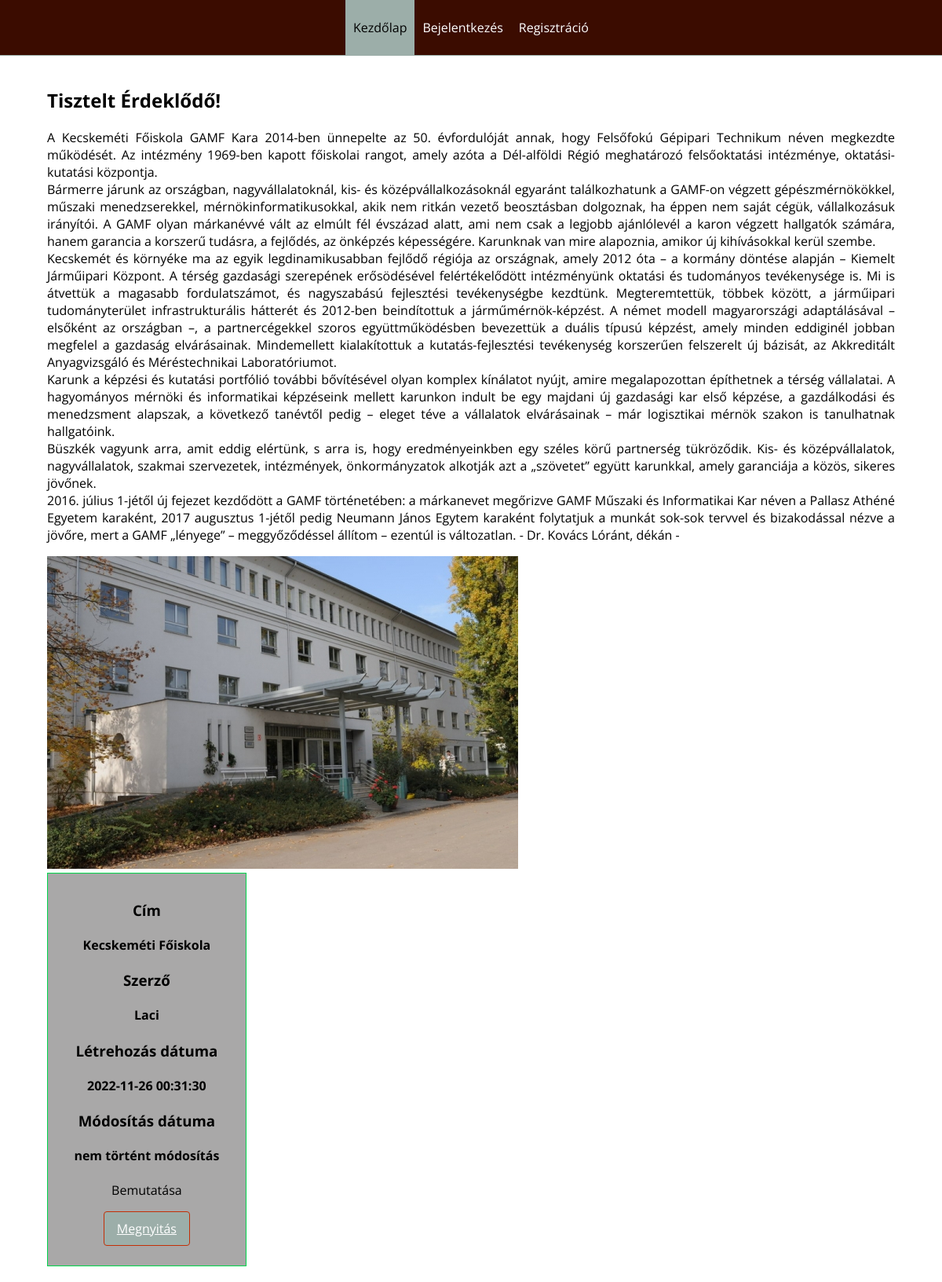
The page / on the database its author committed.
### tables this page shows
CREATE TABLE `menu` (
  `MenuID` int(11) NOT NULL,
  `MenuName` varchar(255) NOT NULL,
  `MenuUrl` varchar(255) NOT NULL,
  `Scene` varchar(255) NOT NULL,
  `AdminScene` tinyint(1) NOT NULL,
  `PublicScene` tinyint(1) NOT NULL,
  `RestrictedPage` tinyint(1) NOT NULL
);

CREATE TABLE `articles` (
  `ArticleID` int(11) NOT NULL,
  `Title` varchar(255) NOT NULL,
  `ShortDesc` text DEFAULT NULL,
  `Description` text DEFAULT NULL,
  `UserID` int(11) DEFAULT NULL,
  `CreationDate` timestamp NOT NULL DEFAULT current_timestamp(),
  `ModificationDate` datetime DEFAULT NULL
);

CREATE TABLE `users` (
  `UserID` int(11) NOT NULL,
  `UserName` varchar(255) DEFAULT NULL,
  `Email` varchar(255) DEFAULT NULL,
  `Pass` varchar(128) NOT NULL,
  `FirstName` varchar(255) DEFAULT NULL,
  `LastName` varchar(255) DEFAULT NULL,
  `RegDate` timestamp NOT NULL DEFAULT current_timestamp(),
  `LastModified` datetime DEFAULT NULL,
  `UserType` int(11) DEFAULT NULL
);

### app/models/Url.php (called while the page is built, shortened)
<?php
    trait Url {
        public function GetBaseUrl() {
            return HTTP_VERSION . HOST . LOCALHOSTPATH;
        }
        public function GetSceneAndPage() {
            $scene = isset($_GET["scene"]) ? $_GET["scene"] : "public";
            $page = isset($_GET["page"]) ? $_GET["page"] : "home";
            return [$scene, $page];
        }
    }
?>

### app/models/Conn.php (called while the page is built, shortened)
<?php
    class Conn {
        private $host = "localhost";
        private $dbName = "naplopo";
        private $charset = "utf8";
        private $userName = "root";
        private $pass = "";
        public function __construct() {
            try {
                $this->conn = new PDO("mysql:host={$this->host};dbname={$this->dbName};charset={$this->charset}",
                $this->userName, $this->pass);
            } catch(PDOException $ex) {
                die($ex->getMessage());
            }
        }
    }
?>

### app/init.php (called while the page is built, shortened)
<?php
    spl_autoload_register(function($className) {
        $path = "{$_SERVER["DOCUMENT_ROOT"]}/naplopo/app/controllers/{$className}.php";
    });
?>

### app/controllers/ArticlesController.php (called while the page is built, shortened)
<?php
    class ArticlesController extends Conn {
        public function GetArticles() {
            $stmt = $this->conn->query("SELECT articles.*,
            users.UserName
            FROM users
            INNER JOIN articles
            ON articles.UserID = users.UserID");
            $rows = $stmt->fetchAll(PDO::FETCH_ASSOC);
            return $rows;
        }
    }
?>

### pages/public/home.php (the view)
<?php
    $ac = new ArticlesController();
    $articles = $ac->GetArticles();
?>
<div class="content">
    <body>
    <section>
    <article>
      <h2>Tisztelt Érdeklődő!</h2>
      <p>A Kecskeméti Főiskola GAMF Kara 2014-ben ünnepelte az 50. évfordulóját annak, hogy Felsőfokú Gépipari Technikum
        néven megkezdte működését. Az intézmény 1969-ben kapott főiskolai rangot, amely azóta a Dél-alföldi Régió
        meghatározó felsőoktatási intézménye, oktatási-kutatási központja.<br>
        Bármerre járunk az országban, nagyvállalatoknál, kis- és középvállalkozásoknál egyaránt találkozhatunk a GAMF-on
        végzett gépészmérnökökkel, műszaki menedzserekkel, mérnökinformatikusokkal, akik nem ritkán vezető beosztásban
        dolgoznak, ha éppen nem saját cégük, vállalkozásuk irányítói. A GAMF olyan márkanévvé vált az elmúlt fél
        évszázad
        alatt, ami nem csak a legjobb ajánlólevél a karon végzett hallgatók számára, hanem garancia a korszerű tudásra,
        a
        fejlődés, az önképzés képességére. Karunknak van mire alapoznia, amikor új kihívásokkal kerül szembe.<br>
        Kecskemét és környéke ma az egyik legdinamikusabban fejlődő régiója az országnak, amely 2012 óta – a kormány
        döntése alapján – Kiemelt Járműipari Központ. A térség gazdasági szerepének erősödésével felértékelődött
        intézményünk oktatási és tudományos tevékenysége is. Mi is átvettük a magasabb fordulatszámot, és nagyszabású
        fejlesztési tevékenységbe kezdtünk. Megteremtettük, többek között, a járműipari tudományterület
        infrastrukturális
        hátterét és 2012-ben beindítottuk a járműmérnök-képzést. A német modell magyarországi adaptálásával – elsőként
        az
        országban –, a partnercégekkel szoros együttműködésben bevezettük a duális típusú képzést, amely minden
        eddiginél
        jobban megfelel a gazdaság elvárásainak. Mindemellett kialakítottuk a kutatás-fejlesztési tevékenység korszerűen
        felszerelt új bázisát, az Akkreditált Anyagvizsgáló és Méréstechnikai Laboratóriumot.<br>
        Karunk a képzési és kutatási portfólió további bővítésével olyan komplex kínálatot nyújt, amire megalapozottan
        építhetnek a térség vállalatai. A hagyományos mérnöki és informatikai képzéseink mellett karunkon indult be egy
        majdani új gazdasági kar első képzése, a gazdálkodási és menedzsment alapszak, a következő tanévtől pedig –
        eleget
        téve a vállalatok elvárásainak – már logisztikai mérnök szakon is tanulhatnak hallgatóink.<br>
        Büszkék vagyunk arra, amit eddig elértünk, s arra is, hogy eredményeinkben egy széles körű partnerség
        tükröződik.
        Kis- és középvállalatok, nagyvállalatok, szakmai szervezetek, intézmények, önkormányzatok alkotják azt a
        „szövetet” együtt karunkkal, amely garanciája a közös, sikeres jövőnek.<br>
        2016. július 1-jétől új fejezet kezdődött a GAMF történetében: a márkanevet megőrizve GAMF Műszaki és
        Informatikai
        Kar néven a Pallasz Athéné Egyetem karaként, 2017 augusztus 1-jétől pedig Neumann János Egytem karaként
        folytatjuk
        a munkát sok-sok tervvel és bizakodással nézve a jövőre, mert a GAMF „lényege” – meggyőződéssel állítom –
        ezentúl
        is változatlan. - Dr. Kovács Lóránt, dékán - <br>
      </p>
      <img src="assets/images/gamf.JPG" alt="Gamf kép">
    </article>
  </section>
</body>
    <div class="grid-4">
        <?php foreach($articles as $art): ?>
            <div class="box center-text">
                <h3>Cím</h3>
                <h4><?=$art["Title"]?></h4>
                <h3>Szerző</h3>
                <h4><?=$art["UserName"]?></h4>
                <h3>Létrehozás dátuma</h3>
                <h4><?=$art["CreationDate"]?></h4>
                <h3>Módosítás dátuma</h3>
                <h4><?=$art["ModificationDate"] !== null ? $art["ModificationDate"] : "nem történt módosítás"?></h4>
                <p>
                    <?=$art["ShortDesc"]?>
                </p>
                <a class="input btn input40p" href="<?=$this->GetBaseUrl()?>?scene=public&page=cikk&article_id=<?=$art["ArticleID"]?>">Megnyitás</a>
            </div>
        <?php endforeach; ?>
    </div>
</div>

### index.php (shortened to what this page needs)
<?php
    require_once "app/init.php";
    $bootstrap = new Bootstrap();
?>
<!DOCTYPE html>
<html lang="hu">
    <?php
        $bootstrap->LoadHead();
    ?>
<body>
    <?php
        $bootstrap->LoadHeader();
        $bootstrap->LoadPage();
    ?>
</body>
</html>

### common/head.php (shortened to what this page needs)
<head>
    <link rel="stylesheet" href="<?=$this->GetBaseUrl()?>/assets/styles/style.css">
</head>

### common/header.php (shortened to what this page needs)
<?php
    $menus = $this->GetMenus();
?>
<nav>
    <ul>
        <?php foreach($menus as $menu): ?>
            <li class="<?=$this->HighlightMenu($menu["MenuUrl"])?>">
                <a href="<?=$this->GetBaseUrl()?>?scene=<?=$menu["Scene"]?>&page=<?=$menu["MenuUrl"]?>">
                    <?=$menu["MenuName"]?>
                </a>
            </li>
        <?php endforeach; ?>
    </ul>
</nav>

### app/controllers/Bootstrap.php (shortened to what this page needs)
<?php
    class Bootstrap extends Conn {
        private $sceneAndPage = [];
        public function __construct() {
            $this->sceneAndPage = $this->GetSceneAndPage();
        }
        public function HighlightMenu($menu) {
            if($this->sceneAndPage[1] == $menu)
                return "highlight-menu";
            return "";
        }
        public function LoadHead() {
            require_once "common/head.php";
        }
        public function GetMenus() {
            $attribute = $this->sceneAndPage[0] == "public" ? "PublicScene" : "AdminScene";
            $sql = "SELECT * FROM menu WHERE {$attribute} = ? ";
            if(!isset($_COOKIE["userType"]) || !in_array($_COOKIE["userType"], [2,3]))
                $sql .= "AND RestrictedPage = ? ";
            $stmt = $this->conn->prepare($sql);
            if(!isset($_COOKIE["userType"]) || !in_array($_COOKIE["userType"], [2,3]))
                $stmt->execute([1, 0]);
            else
                $stmt->execute([1]);
            $rows = $stmt->fetchAll(PDO::FETCH_ASSOC);
            return $rows;
        }
        public function LoadHeader() {
            require_once "common/header.php";
        }
        public function LoadPage() {
            $fileName = "pages/{$this->sceneAndPage[0]}/{$this->sceneAndPage[1]}.php";
            if(file_exists($fileName))
                require_once $fileName;
            else
                echo "<h1>A keresett oldal nem található!</h1>";
        }
    }
?>

### assets/styles/style.css (style rules this page uses)
body { margin:0; font-family: 'Open Sans', sans-serif; }
.content { max-width:1080px; padding:20px; text-align:justify; margin:auto; }
.center-text { text-align:center; }
nav { width:100%; height:70px; border-bottom:1px solid var(--mid-ash-grey); background-color:var(--darker-brown); }
nav ul { display:flex; justify-content: center; margin:0; padding:0; }
nav li { list-style:none; height:70px; line-height:70px; text-align:center; }
nav a { padding:10px; color:white; text-decoration:none; }
.highlight-menu { background-color:var(--mid-ash-grey); }
.highlight-menu a { color:black; }
.box { border:1px solid var(--light-ash-grey); background-color:var(--light-grey); padding:15px; }

### assets/styles/colors.css (style rules this page uses)
:root { --lighter-ash-grey:#a5d8b7; --light-ash-grey:#00d54b; --mid-ash-grey:#9CAEA9; --grey:#50ffff; --mid-brown:#c22f06; --darker-brown:#3b0c00; --light-grey:#a9a8a8; }

### assets/styles/grid.css (style rules this page uses)
.grid-4 { display:grid; grid-template-columns:repeat(4, 1fr); grid-gap:2%; }

### assets/styles/inputs.css (style rules this page uses)
.input { display:block; margin:10px auto; padding:10px; border-radius:4px; font-family: 'Open Sans', sans-serif; }
.btn { background-color:var(--mid-ash-grey); color:white; border:1px solid var(--mid-brown); cursor:pointer; }
.input40p { width:40%; }

### rows shown on the page
menu: MenuName "Kezdőlap"
menu: MenuName "Bejelentkezés"
menu: MenuName "Regisztráció"
articles: Title "Kecskeméti Főiskola", UserID.UserName "Laci", CreationDate "2022-11-26 00:31:30", shows "nem történt módosítás", ShortDesc "Bemutatása"
